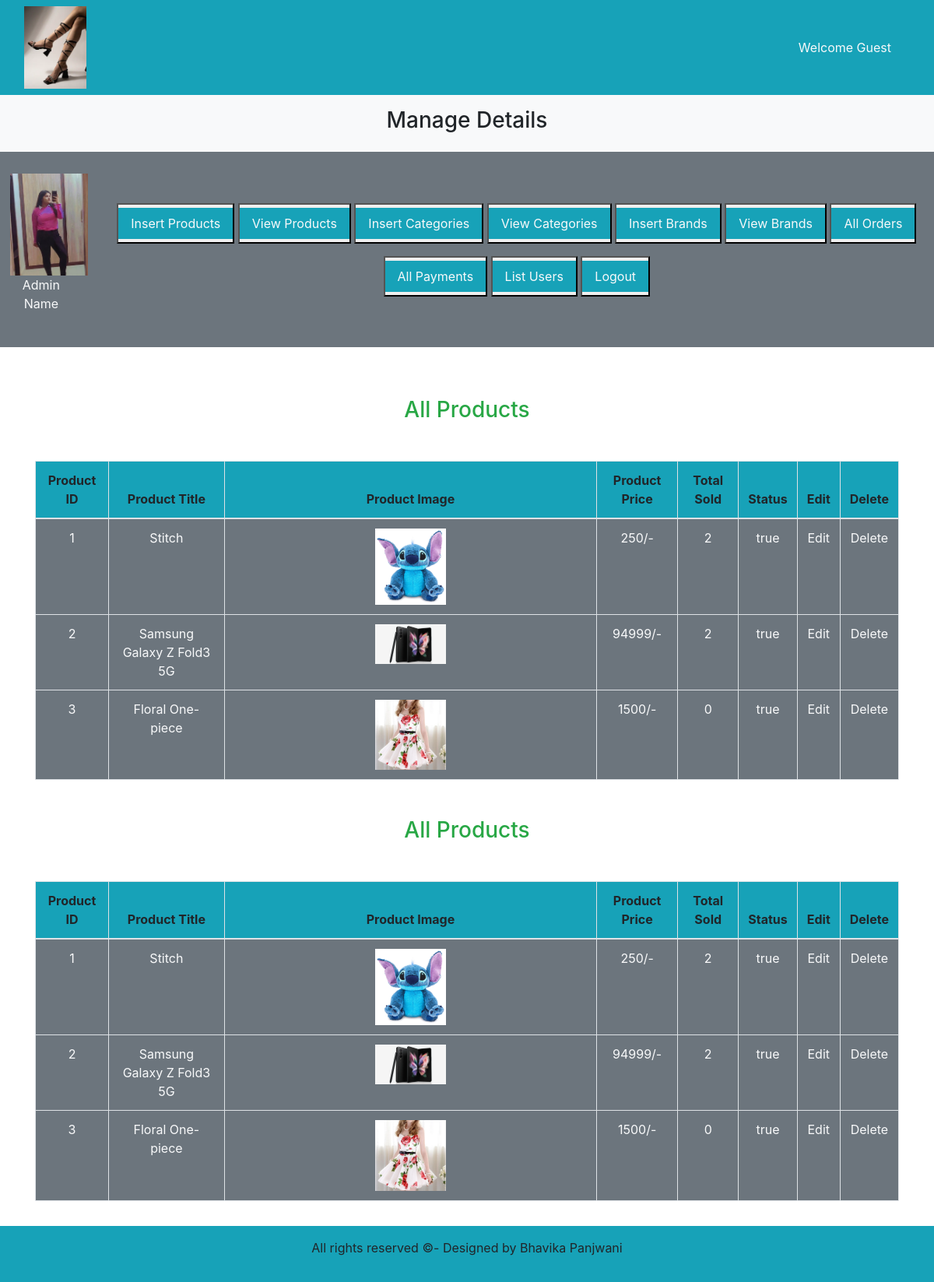
The page /admin_area/index.php?view_products on the database its author committed.
### tables this page shows
CREATE TABLE `products` (
  `product_id` int(11) NOT NULL,
  `product_title` varchar(100) NOT NULL,
  `product_description` varchar(255) NOT NULL,
  `product_keywords` varchar(255) NOT NULL,
  `category_id` int(11) NOT NULL,
  `brand_id` int(11) NOT NULL,
  `product_image1` varchar(255) NOT NULL,
  `product_image2` varchar(255) NOT NULL,
  `product_image3` varchar(255) NOT NULL,
  `product_price` varchar(100) NOT NULL,
  `date` timestamp NOT NULL DEFAULT current_timestamp() ON UPDATE current_timestamp(),
  `status` varchar(100) NOT NULL
);

### admin_area/view_products.php (the view, shortened to what this page needs)
<h3 class="text-center text-success mt-5">All Products</h3>
<table class="table table-bordered mt-5">
    <thead class="bg-info">
        <tr class='text-center'>
            <th>Product ID</th>
            <th>Product Title</th>
            <th>Product Image</th>
            <th>Product Price</th>
            <th>Total Sold</th>
            <th>Status</th>
            <th>Edit</th>
            <th>Delete</th>
        </tr>
    </thead>
    <tbody class="bg-secondary text-light">
        <?php
        $get_products = "SELECT * FROM products";
        $result = mysqli_query($conn, $get_products);
        while($row = mysqli_fetch_assoc($result)){
            $product_id = $row['product_id'];
            $product_title = $row['product_title'];
            $product_image1 = $row['product_image1'];
            $product_price = $row['product_price'];
            $status = $row['status'];
            ?>
            <tr class='text-center'>
            <td><?php echo $product_id ?></td>
            <td><?php echo $product_title ?></td>
            <td><img src='./product_images/<?php echo $product_image1 ?>' class='product_img'/></td>
            <td><?php echo $product_price ?></td>
            <td><?php
            $get_count = "SELECT * FROM orders_pending WHERE product_id=$product_id";
            $result_count = mysqli_query($conn, $get_count);
            $rows_count = mysqli_num_rows($result_count);
            echo $rows_count;
            ?></td>
            <td><?php echo $status ?></td>
            <td><a href='edit_product.php?product_id=<?php echo $product_id ?>' class='text-light'>Edit</a></td>
            <td><a href='delete_product.php?product_id=<?php echo $product_id ?>' class='text-light'>Delete</a></td>
            </tr>
            <?php
        }
        ?>
    </tbody>
</table>

### style.css (style rules this page uses)
* { margin: 0; padding: 0; box-sizing: border-box; overflow-x: hidden; }

### admin_area/index.php (style rules this page uses)
.product_img { width:20%; object-fit: contain; }

### rows shown on the page
products: product_id "1", product_title "Stitch", product_image1 (picture), product_price "250/-", rows_count "2", status "true"
products: product_id "2", product_title "Samsung Galaxy Z Fold3 5G", product_image1 (picture), product_price "94999/-", rows_count "2", status "true"
products: product_id "3", product_title "Floral One-piece", product_image1 (picture), product_price "1500/-", rows_count "0", status "true"
